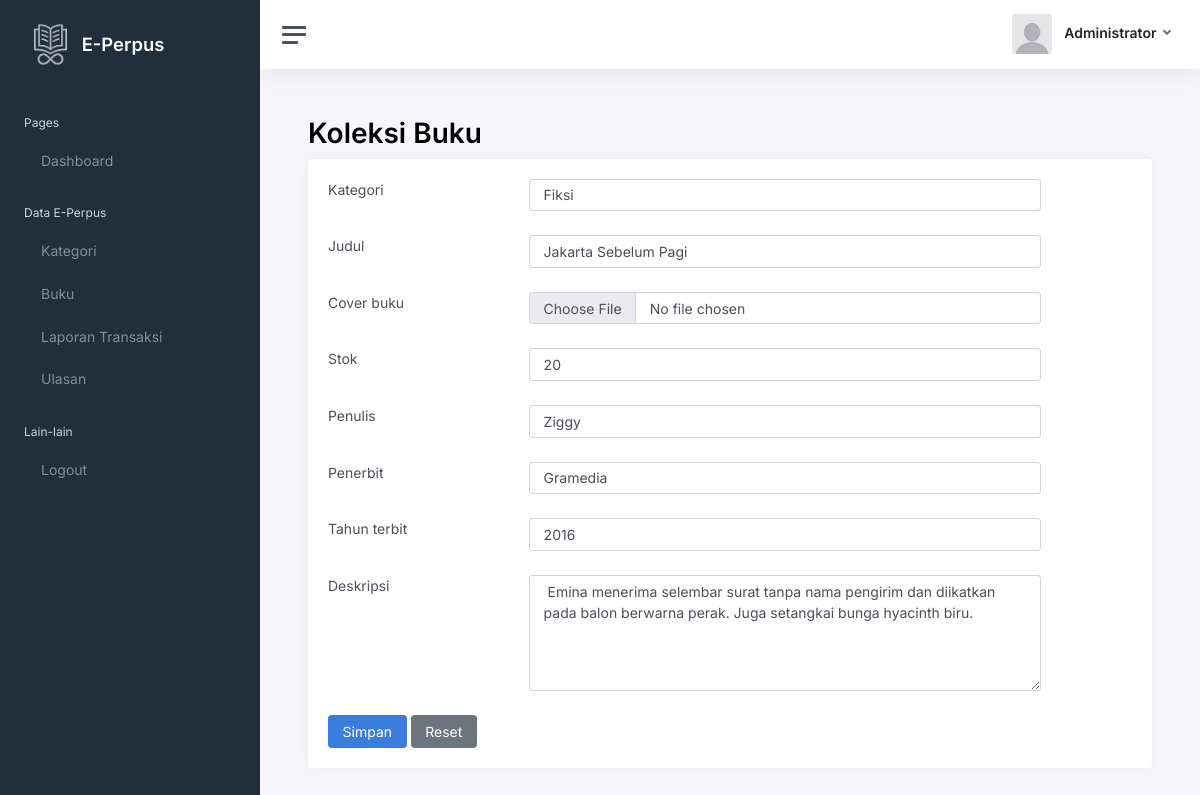
/buku_edit.php?id=1 (signed in), run on the app's committed database.
### tables this page shows
CREATE TABLE `tb_buku` (
  `id_buku` int(11) NOT NULL,
  `id_kategori` int(11) DEFAULT NULL,
  `judul` varchar(250) DEFAULT NULL,
  `foto` varchar(250) NOT NULL,
  `stok` int(11) NOT NULL,
  `penulis` varchar(250) DEFAULT NULL,
  `penerbit` varchar(250) DEFAULT NULL,
  `tahun_terbit` varchar(250) DEFAULT NULL,
  `deskripsi` text DEFAULT NULL
);

CREATE TABLE `tb_kategori` (
  `id_kategori` int(11) NOT NULL,
  `kategori` varchar(250) DEFAULT NULL
);

### buku_edit.php (the view, shortened to what this page needs)
<?php
	include "koneksi.php";
?>
<!DOCTYPE html>
<html lang="en">
<head>
	<link href="css/app.css" rel="stylesheet">
</head>
<body>
	<div class="wrapper">
		<nav id="sidebar" class="sidebar js-sidebar">
			<div class="sidebar-content js-simplebar">
				<a class="sidebar-brand" href="index.php">
				<img src="img/icons/icon2.png" width="25%">
          <span class="align-middle">E-Perpus</span>
        </a>
				<ul class="sidebar-nav">
					<li class="sidebar-header">
						Pages
					</li>
					<li class="sidebar-item">
						<a class="sidebar-link" href="index.php">
              <i class="align-middle" data-feather="home"></i> <span class="align-middle">Dashboard</span>
            </a>
					</li>
					<li class="sidebar-header">
						Data E-Perpus
					</li>
					<?php
					if($_SESSION['tb_user']['level'] !='peminjam'){
						?>
					<li class="sidebar-item">
						<a class="sidebar-link" href="kategori.php">
              <i class="align-middle" data-feather="folder"></i> <span class="align-middle">Kategori</span>
            </a>
					</li>
                         <li class="sidebar-item">
					<a class="sidebar-link" href="buku.php">
              <i class="align-middle" data-feather="book"></i> <span class="align-middle">Buku</span>
            </a>
					<li class="sidebar-item">
						<a class="sidebar-link" href="laporan.php">
              <i class="align-middle" data-feather="book-open"></i> <span class="align-middle">Laporan Transaksi</span>
            </a>
					</li>
					<?php }
					 ?>
					<li class="sidebar-item">
						<a class="sidebar-link" href="ulasan.php">
              <i class="align-middle" data-feather="bar-chart-2"></i> <span class="align-middle">Ulasan</span>
            </a>
					</li>
					<li class="sidebar-header">
						Lain-lain
					</li>
					<li class="sidebar-item">
						<a class="sidebar-link" href="logout.php">
              <i class="align-middle" data-feather="log-out"></i> <span class="align-middle">Logout</span>
            </a>
					</li>
		</nav>
		<div class="main">
			<nav class="navbar navbar-expand navbar-light navbar-bg">
				<a class="sidebar-toggle js-sidebar-toggle">
          <i class="hamburger align-self-center"></i>
        </a>
	   	<div class="navbar-collapse collapse">
					<ul class="navbar-nav navbar-align">
							<a class="nav-link dropdown-toggle d-none d-sm-inline-block" href="#" data-bs-toggle="dropdown">
                <img src="img/avatars/profil.jpg" class="avatar img-fluid rounded me-2" alt="Charles Hall" /> <span class="text-dark">
			 <strong class="d-inline-block mb-1">
						<?php echo $_SESSION ['tb_user']['nama'];?>
				 </strong>
			 </span>
              </a>
					</ul>
				</div>
			</nav>
            <main class="content">
				<div class="container-fluid p-0">
                <h1 ><b>Koleksi Buku</b></h1>
                <div class="card">
                    <div class="card-body">
                    <div class="row">
                    <div class="col-md-12">
                         <form method="post">
                              <?php
                              $id = $_GET['id'];
                                   $query = mysqli_query($koneksi, "SELECT*FROM tb_buku WHERE id_buku=$id");
                                   $data = mysqli_fetch_array($query);
                              ?>
                              <div class="row">
                              <div class="row mb-4">
                                   <div class="col-md-3">Kategori</div>
                                   <div class="col-md-8">
                                        <select name ="id_kategori" class="form-control">
                                             <?php
                                             $kat = mysqli_query($koneksi, "SELECT * FROM tb_kategori");
                                             while($kategori = mysqli_fetch_array($kat)){
                                                  ?>
                                                  <option <?php if($kategori['id_kategori']==$data['id_kategori']) echo 'selected';?> value="<?php echo $kategori['id_kategori'];?>"> <?php echo $kategori['kategori'];?></option>
                                                  <?php
                                             }
                                             ?>
                                        </select>
                                   </div>
                              </div>
                               <div class="row mb-4">
                                   <div class="col-md-3">Judul</div>
                                   <div class="col-md-8"><input type="text" value="<?php echo $data['judul'];?>" class="form-control" name="judul" required></div>
                              </div>
                              <div class="row mb-4">
                                   <div class="col-md-3">Cover buku</div>
                                   <div class="col-md-8"><input type="file" value="<?php echo $data['foto'];?>" class="form-control" name="foto" required></div>
                              </div>
                              <div class="row mb-4">
                                   <div class="col-md-3">Stok</div>
                                   <div class="col-md-8"><input type="number" value="<?php echo $data['stok'];?>" class="form-control" name="stok" required></div>
                              </div>
                              <div class="row mb-4">
                                   <div class="col-md-3">Penulis</div>
                                   <div class="col-md-8"><input type="text" value="<?php echo $data['penulis'];?>" class="form-control" name="penulis" required></div>
                              </div>
                              <div class="row mb-4">
                                   <div class="col-md-3">Penerbit</div>
                                   <div class="col-md-8"><input type="text" value="<?php echo $data['penerbit'];?>" class="form-control" name="penerbit" required></div>
                              </div>
                              <div class="row mb-4">
                                   <div class="col-md-3">Tahun terbit</div>
                                   <div class="col-md-8"><input type="number" value="<?php echo $data['tahun_terbit'];?>" class="form-control" name="tahun_terbit" required></div>
                              </div>
                              <div class="row mb-4">
                                   <div class="col-md-3">Deskripsi</div>
                                   <div class="col-md-8"><textarea name="deskripsi" rows="5" class="form-control" required > <?php echo $data['deskripsi']; ?> </textarea>
                              </div>
                              </div>
                                   <div class="col-md-8">
                                        <button type="submit" class="btn btn-primary" name="submit" value="submit">Simpan</button>
                                        <button type="reset" class="btn btn-secondary">Reset</button>
                                   </div>
                                   </div>
                                        </div>
                     </div>
                     </div>
                    </div>
                </div>
</main>

### data on the page
tb_buku: id_kategori "Fiksi", judul "Jakarta Sebelum Pagi", stok "20", penulis "Ziggy", penerbit "Gramedia", tahun_terbit "2016", deskripsi "Emina menerima selembar surat tanpa nama pengirim dan diikatkan pada balon berwarna perak. Juga setangkai bunga hyacinth biru."

### other printed values
$_SESSION ['tb_user']['nama'] "Administrator"
